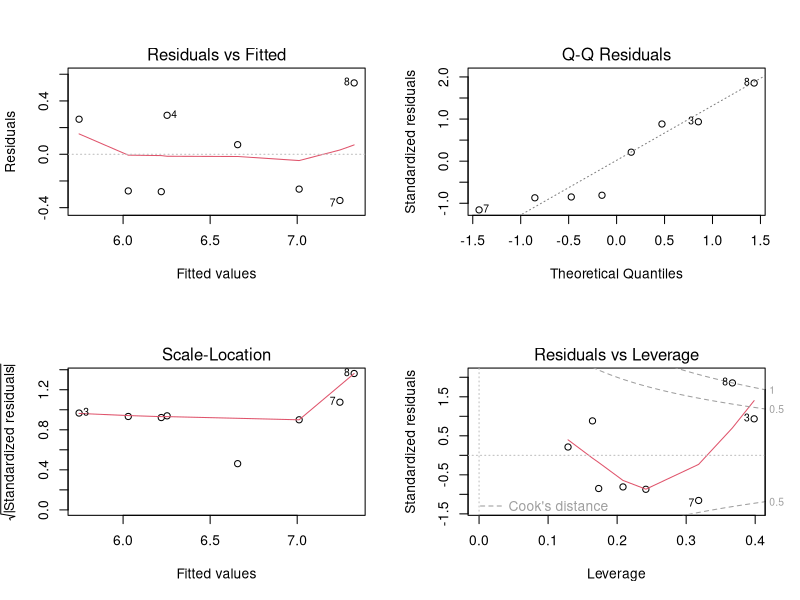
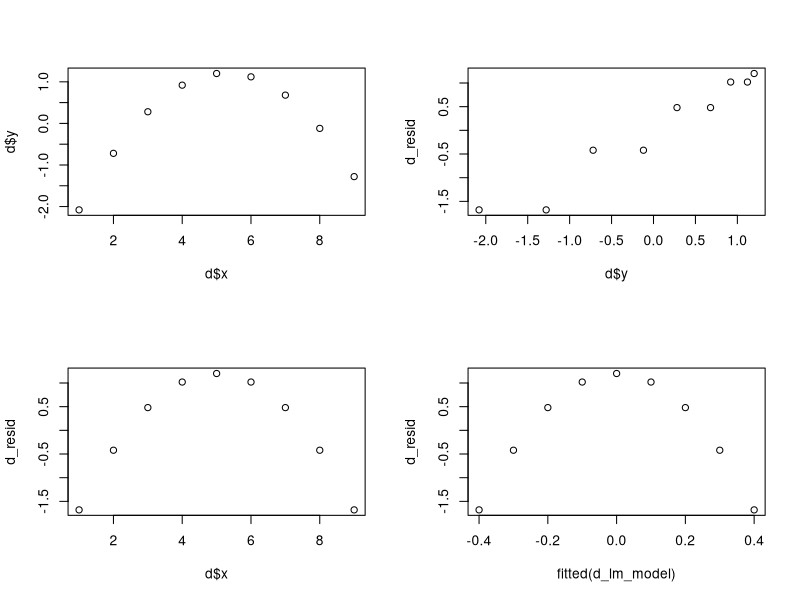

The R script that drew these images, in order:
## ---- chunk 1
knitr::opts_chunk$set(echo = TRUE)
## ---- chunk 2
##data
x = c(110.5, 105.4, 118.1, 104.5, 93.6, 84.1, 77.8, 75.6)
y = c(5.755, 5.939, 6.010, 6.545, 6.730, 6.750, 6.899, 7.862)
## ---- chunk 3
get_coeff <- lm(y~x)
get_coeff
## ---- chunk 4
summary(get_coeff)
## ---- chunk 5
anova(get_coeff)
## ---- chunk 6
qt(0.05/2, 6,lower.tail = FALSE)
## ---- chunk 7
summary(get_coeff)$coefficients
## ---- chunk 8
confint(get_coeff, level = 0.95)

## ---- chunk 9
par(mfrow = c(2, 2))
plot(get_coeff)
## ---- chunk 10

predict(get_coeff, newdata = data.frame(x = 100), interval = "confidence")
## ---- chunk 11
predict(get_coeff, newdata = data.frame(x = 100), interval = "prediction")
## ---- chunk 12
summary(get_coeff)$r.squared
## ---- chunk 13
d <- data.frame(x = c(1, 2, 3, 4, 5, 6, 7, 8, 9),
y = c(-2.08, -0.72, 0.28, 0.92, 1.20, 1.12, 0.68, -0.12, -1.28))
## ---- chunk 14
plot(d$x, d$y)
## ---- chunk 15

d_lm_model = lm(y ~ x, data=d)
d_lm_model
d_resid = resid(d_lm_model)
plot(d$y, d_resid)
plot(d$x, d_resid)
plot(fitted(d_lm_model ), d_resid)
